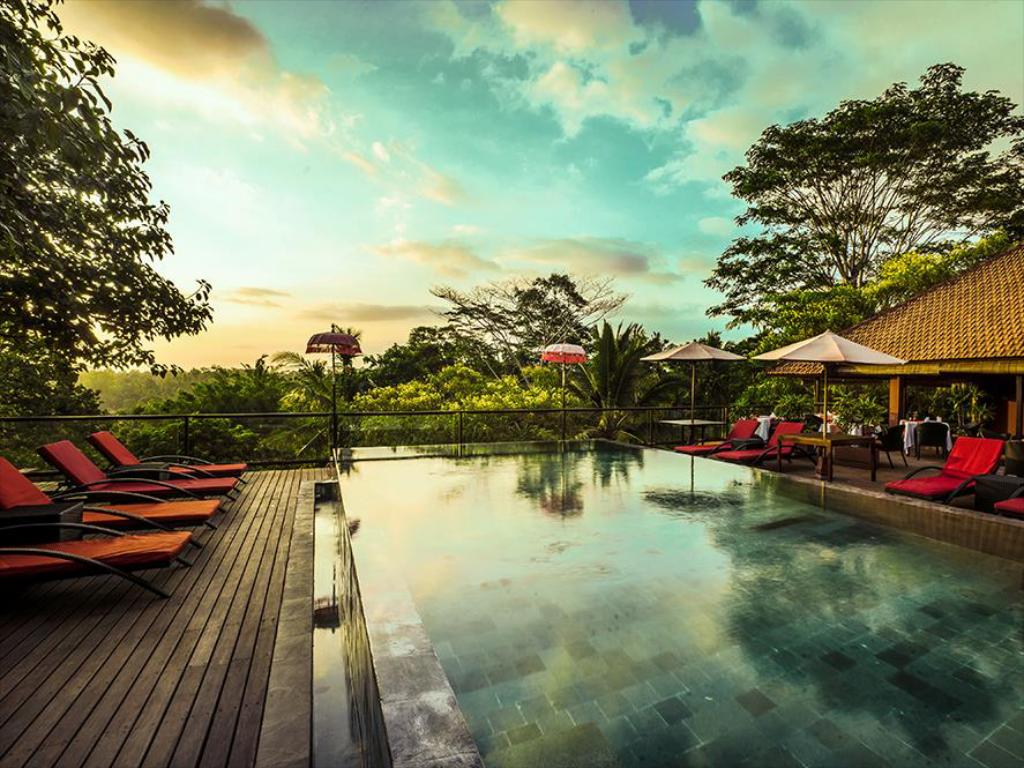
#> input picture Computer Vision/Bölümler/DATA/18_jungleOtel.jpg, 1024 x 768 px, found by its file name
$ jupyter execute Ornek3.19.ipynb   (shell and % lines are left out)
#> lines starting #> are read from the running program, lines starting #| are printed output that depends on the picture
[cell 1]
import numpy as np
import cv2

import matplotlib.pyplot as plt

[cell 2]
# Örnek 3.19 - Histogram Eğrisi
img1 = cv2.imread('DATA/18_jungleOtel.jpg')
#> img1 is the input picture: shape (768, 1024, 3); mean B, G, R 99.4, 128.2, 122.4
img1_B_hist = cv2.calcHist([img1],channels=[0],mask=None,histSize=[256],ranges=[0,256])
#> img1_B_hist = 256 values, max 36543 at index 0, min 0 at index 254, mean 3072
img1_G_hist = cv2.calcHist([img1],channels=[1],mask=None,histSize=[256],ranges=[0,256])
#> img1_G_hist = 256 values, max 5204 at index 212, min 638 at index 254, mean 3072
img1_R_hist = cv2.calcHist([img1],channels=[2],mask=None,histSize=[256],ranges=[0,256])
#> img1_R_hist = 256 values, max 4761 at index 34, min 562 at index 254, mean 3072

imgHSV = cv2.cvtColor(img1,cv2.COLOR_BGR2HSV)
#> imgHSV: shape (768, 1024, 3); mean H, S, V 41.4, 99.2, 135.8
imgHSV[:,:,2] = cv2.equalizeHist(imgHSV[:,:,2])
#> imgHSV: shape (768, 1024, 3); mean H, S, V 41.4, 99.2, 127.9
img2 = cv2.cvtColor(imgHSV,cv2.COLOR_HSV2RGB)
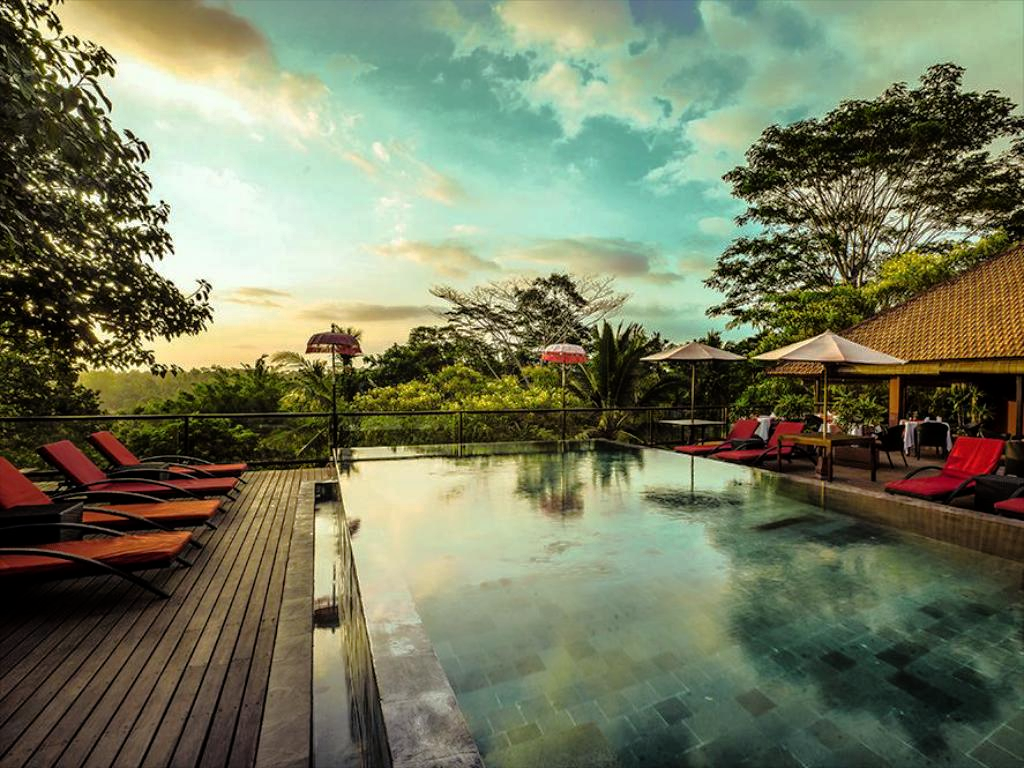
#> img2: shape (768, 1024, 3); mean R, G, B 115.2, 120.8, 93.7
img2_R_hist = cv2.calcHist([img2],channels=[0],mask=None,histSize=[256],ranges=[0,256])
#> img2_R_hist = 256 values, max 5887 at index 107, min 74 at index 251, mean 3072
img2_G_hist = cv2.calcHist([img2],channels=[1],mask=None,histSize=[256],ranges=[0,256])
#> img2_G_hist = 256 values, max 9671 at index 0, min 116 at index 251, mean 3072
img2_B_hist = cv2.calcHist([img2],channels=[2],mask=None,histSize=[256],ranges=[0,256])
#> img2_B_hist = 256 values, max 44290 at index 0, min 1 at index 252, mean 3072

f, eksen = plt.subplots(2,3,figsize=(19,7))
eksen[0,0].plot(img1_R_hist)
eksen[0,0].title.set_text("Eşitlemeden Önce R_hist")
eksen[0,1].plot(img1_G_hist)
eksen[0,1].title.set_text("Eşitlemeden Önce G_hist")
eksen[0,2].plot(img1_B_hist)
eksen[0,2].title.set_text("Eşitlemeden Önce B_hist")
eksen[1,0].plot(img2_R_hist)
eksen[1,0].title.set_text("Eşitlemeden Sonra R_hist")
eksen[1,1].plot(img2_G_hist)
eksen[1,1].title.set_text("Eşitlemeden Sonra G_hist")
eksen[1,2].plot(img2_B_hist)
eksen[1,2].title.set_text("Eşitlemeden Sonra B_hist")

img1 = cv2.cvtColor(img1,cv2.COLOR_BGR2RGB)
f2, eksen2 = plt.subplots(1,2,figsize=(19,7))
eksen2[0].imshow(img1)
eksen2[0].title.set_text("Eşitlemeden Önce")
eksen2[1].imshow(img2)
eksen2[1].title.set_text("Eşitlemeden Sonra")
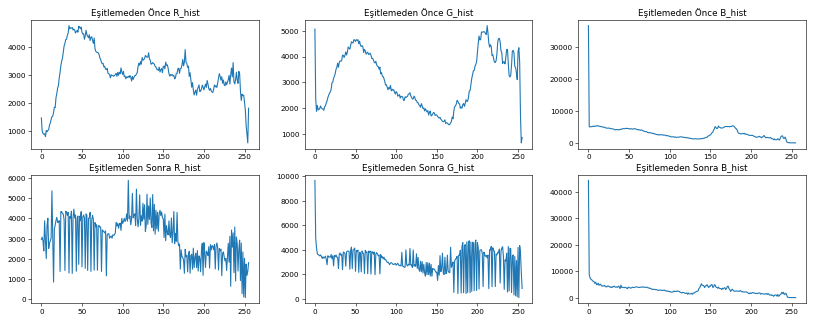
#> figure drawn by matplotlib, 6 panels; panel 1: curve peaks at x = 34, y = 4761; panel 2: curve peaks at x = 212, y = 5204; panel 3: curve peaks at x = 0, y = 36543; panel 4: curve peaks at x = 107, y = 5887
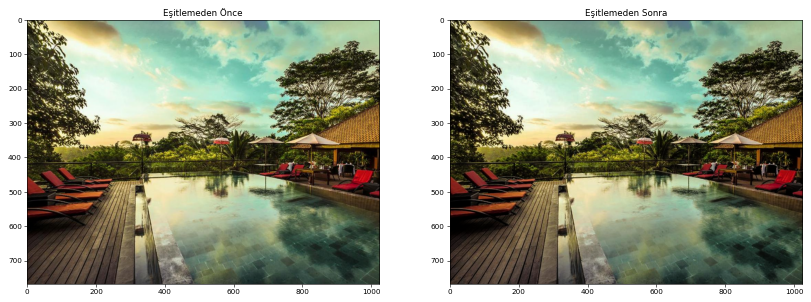
#> figure drawn by matplotlib, 2 panels

$ run again, with Computer Vision/Bölümler/DATA/13_noised.jpg copied over Computer Vision/Bölümler/DATA/18_jungleOtel.jpg
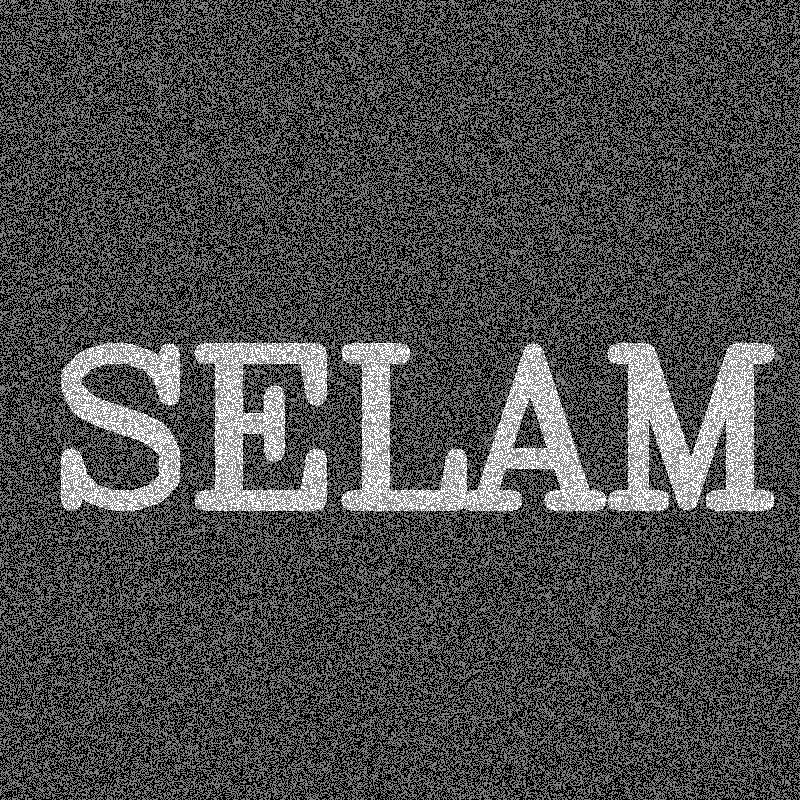
#> input picture Computer Vision/Bölümler/DATA/13_noised.jpg, 800 x 800 px, found by its file name
#> img1 is the input picture: shape (800, 800, 3); min 0, max 255, mean 76.9
#> img1_B_hist = 256 values, max 151774 at index 0, min 0 at index 46, mean 2500
#> img1_G_hist has the same summary as img1_B_hist
#> img1_R_hist has the same summary as img1_B_hist
#> `img2 = cv2.cvtColor(imgHSV,cv2.COLOR_HSV2RGB)`:
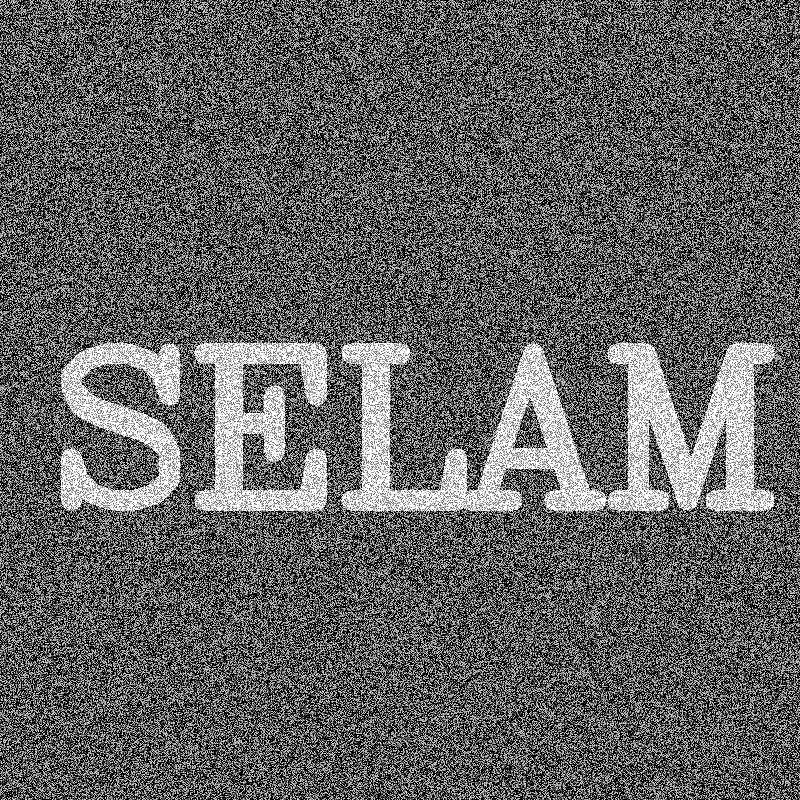
#> img2: shape (800, 800, 3); min 0, max 255, mean 99.1
#> img2_R_hist = 256 values, max 151774 at index 0, min 0 at index 1, mean 2500
#> img2_G_hist has the same summary as img2_R_hist
#> img2_B_hist has the same summary as img2_R_hist
#> `[cell 2] # Örnek 3.19 - Histogram Eğrisi img1 = cv2.imread('DATA/18_ju..`:
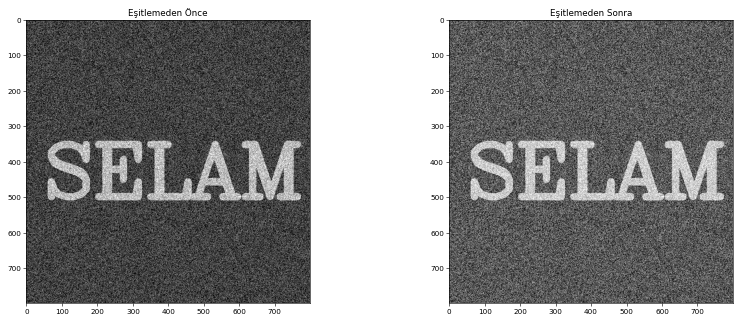
#> figure drawn by matplotlib, 2 panels
